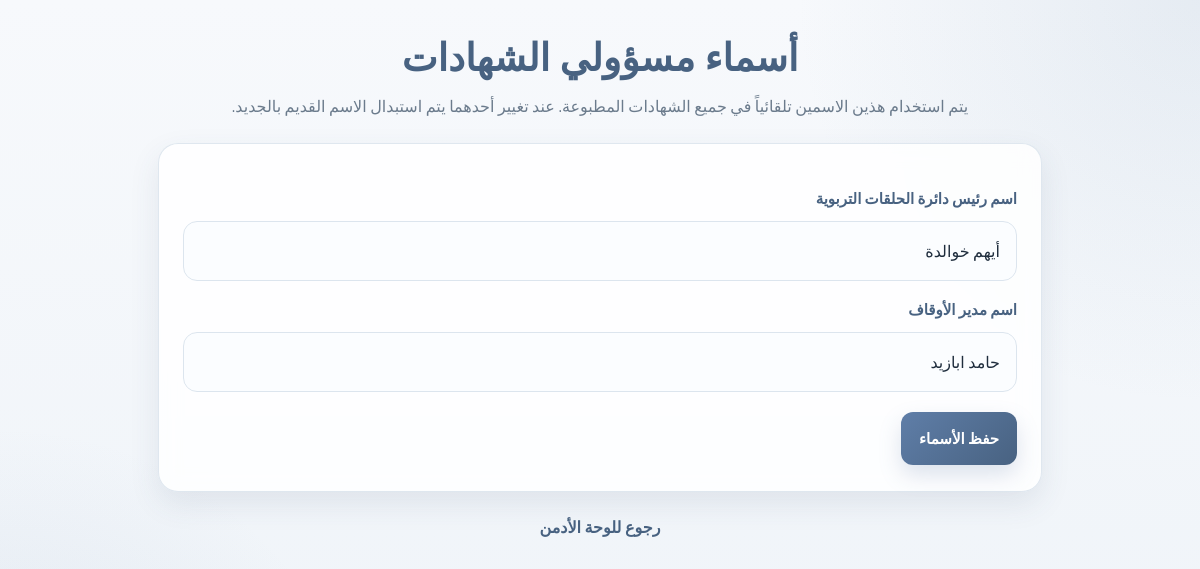
Screenshot of /admin/certificate-officials (signed in) with the database file from the repository.
### tables this page shows
CREATE TABLE system_settings (
            key TEXT PRIMARY KEY,
            value TEXT NOT NULL,
            updated_at TEXT DEFAULT CURRENT_TIMESTAMP
        );

### app.py (the view, shortened to what this page needs)
@app.route("/admin/certificate-officials", methods=["GET", "POST"])
@admin_required
def admin_certificate_officials():
    officials = get_certificate_officials()
    return render_template("admin_officials.html", officials=officials)

### app.py (called while the page is built)
def get_certificate_officials(conn=None):
    close_conn = False
    if conn is None:
        conn = get_db_connection()
        close_conn = True
    officials = {key: "" for key in OFFICIAL_SETTING_KEYS}
    rows = conn.execute(
        f"SELECT key, value FROM system_settings WHERE key IN ({','.join('?' for _ in OFFICIAL_SETTING_KEYS)})",
        OFFICIAL_SETTING_KEYS,
    ).fetchall()
    for row in rows:
        officials[row["key"]] = row["value"]
    if close_conn:
        conn.close()
    return officials

def get_db_connection():
    conn = sqlite3.connect(DB_NAME)
    conn.row_factory = sqlite3.Row
    return conn

def admin_required(f):
    @wraps(f)
    def wrapper(*args, **kwargs):
        if "user_id" not in session:
            return redirect(url_for("login"))
        if session.get("role") != "admin":
            abort(403)
        return f(*args, **kwargs)
    return wrapper

### templates/admin_officials.html (shortened to what this page needs)
<!DOCTYPE html>
<html lang="ar">
<head>
</head>
<body>
  <div class="container">
    <h1>أسماء مسؤولي الشهادات</h1>
    <p>يتم استخدام هذين الاسمين تلقائياً في جميع الشهادات المطبوعة. عند تغيير أحدهما يتم استبدال الاسم القديم بالجديد.</p>
    <form method="post">
      <label>اسم رئيس دائرة الحلقات التربوية</label>
      <input type="text" name="quranic_halaqah_director" value="{{ officials['quranic_halaqah_director'] }}" required>
      <label>اسم مدير الأوقاف</label>
      <input type="text" name="endowments_director" value="{{ officials['endowments_director'] }}" required>
      <button type="submit">حفظ الأسماء</button>
    </form>
    <div class="back-link">
      <a href="{{ url_for('admin_dashboard') }}">رجوع للوحة الأدمن</a>
    </div>
  </div>
</body>
</html>

### templates/admin_officials.html (style rules this page uses)
:root { --bg: #f4f7fb; --surface: rgba(255, 255, 255, 0.86); --surface-strong: #ffffff; --primary: #5f7ea8; --primary-dark: #486281; --accent: #8aa6c1; --text: #1f2d3d; --muted: #6b7b8c; --border: #dce5ee; --shadow: 0 12px 30px rgba(57, 82, 110, 0.10); --shadow-hover: 0 18px 36px rgba(57, 82, 110, 0.16); --radius: 20px; }
* { box-sizing: border-box; }
body { margin: 0; min-height: 100vh; direction: rtl; font-family: "Cairo", "Amiri", "Arial", sans-serif; color: var(--text); background: radial-gradient(circle at top right, rgba(138, 166, 193, 0.16), transparent 28%), radial-gradient(circle at bottom left, rgba(95, 126, 168, 0.12), transparent 26%), linear-gradient(180deg, #f7f9fc 0%, #eef3f8 100%); }
.container { max-width: 920px; margin: 0 auto; padding: 36px 18px 40px; }
h1 { margin: 0 0 12px; font-family: "Amiri", "Cairo", serif; font-size: 38px; font-weight: 700; color: var(--primary-dark); text-align: center; }
p { color: var(--muted); line-height: 1.8; margin: 0 0 16px; text-align: center; font-size: 16px; }
form { background: var(--surface); backdrop-filter: blur(10px); border: 1px solid rgba(220, 229, 238, 0.9); border-radius: var(--radius); box-shadow: var(--shadow); padding: 26px 24px; margin-top: 22px; }
label { display: block; margin: 14px 0 8px; color: var(--primary-dark); font-weight: 700; font-size: 15px; }
input[type="text"] { width: 100%; border: 1px solid var(--border); background: #fbfdff; border-radius: 14px; padding: 14px 16px; font-size: 16px; color: var(--text); outline: none; transition: border-color 0.2s ease, box-shadow 0.2s ease, transform 0.2s ease; font-family: "Cairo", "Amiri", sans-serif; }
button { display: inline-flex; align-items: center; justify-content: center; margin-top: 20px; border: none; cursor: pointer; padding: 12px 18px; border-radius: 12px; font-weight: 700; font-size: 15px; color: #fff; background: linear-gradient(135deg, var(--primary) 0%, var(--primary-dark) 100%); box-shadow: 0 10px 22px rgba(95, 126, 168, 0.22); transition: transform 0.2s ease, box-shadow 0.2s ease; font-family: "Cairo", "Amiri", sans-serif; }
a { color: var(--primary-dark); text-decoration: none; font-weight: 700; }
.back-link { margin-top: 20px; text-align: center; }

### rows the page displays
system_settings: quranic_halaqah_director "أيهم خوالدة"
system_settings: endowments_director "حامد ابازيد"
